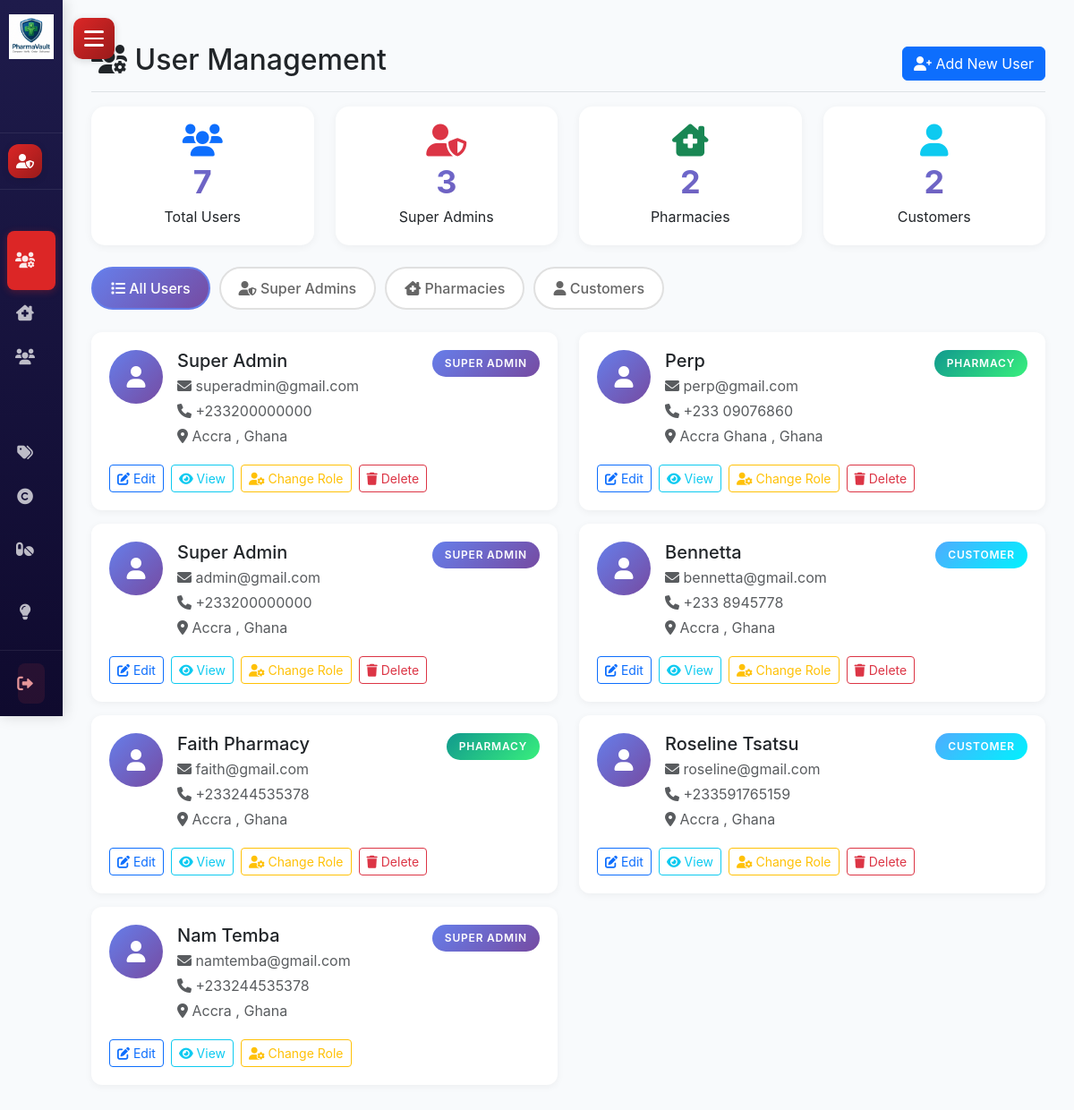
The page /admin/users.php (signed in) on the database its author committed.
### tables this page shows
CREATE TABLE `customer` (
  `customer_id` int(11) NOT NULL,
  `customer_name` varchar(100) NOT NULL,
  `customer_email` varchar(50) NOT NULL,
  `customer_pass` varchar(150) NOT NULL,
  `customer_country` varchar(30) NOT NULL,
  `customer_city` varchar(30) NOT NULL,
  `customer_contact` varchar(15) NOT NULL,
  `customer_image` varchar(100) DEFAULT NULL,
  `user_role` int(11) NOT NULL COMMENT '0=Super Admin, 1=Pharmacy Owner, 2=Customer'
);

### settings/db_class.php (called while the page is built, shortened)
<?php
class db_connection {
    public function db_connect() {
        try {
            $this->db = new mysqli(SERVER, USERNAME, PASSWD, DATABASE);
            return true;
        } catch (Exception $e) {
            error_log("Database connection error: " . $e->getMessage());
            die("Database connection failed. Please try again later.");
        }
    }
}

### classes/customer_class.php (called while the page is built, shortened)
<?php
require_once '../settings/db_class.php';
class Customer extends db_connection {
    public function getAllCustomers() {
        $sql = "SELECT customer_id, customer_name, customer_email, customer_country, customer_city, customer_contact, user_role FROM customer ORDER BY customer_id DESC";
        $result = $this->db->query($sql);
        $customers = [];
        if ($result) {
            while ($row = $result->fetch_assoc()) {
                $customers[] = $row;
            }
        }
        return $customers;
    }
    public function getAllUsersByRole($role) {
        try {
            $stmt = $this->db->prepare("SELECT * FROM customer WHERE user_role = ? ORDER BY customer_name ASC");
            $stmt->bind_param("i", $role);
            $stmt->execute();
            $result = $stmt->get_result();
            $users = [];
            while ($row = $result->fetch_assoc()) {
                $users[] = $row;
            }
            return $users;
        } catch (Exception $e) {
            error_log("Get users by role error: " . $e->getMessage());
            return [];
        }
    }
}

### admin/users.php (the view, shortened to what this page needs)
<?php
require_once('../settings/core.php');
require_once('../classes/customer_class.php');
$customer_obj = new Customer();
$all_users = $customer_obj->getAllCustomers();
$filter_role = isset($_GET['role']) ? intval($_GET['role']) : null;
$stats = [
    'total' => count($customer_obj->getAllCustomers()),
    'super_admin' => count($customer_obj->getAllUsersByRole(0)) + count($customer_obj->getAllUsersByRole(7)),
    'pharmacies' => count($customer_obj->getAllUsersByRole(1)),
    'customers' => count($customer_obj->getAllUsersByRole(2))
];
?>
<!DOCTYPE html>
<html lang="en">
<head>
    <link href="https://cdn.jsdelivr.net/npm/bootstrap@5.3.0/dist/css/bootstrap.min.css" rel="stylesheet">
    <link rel="stylesheet" href="https://cdnjs.cloudflare.com/ajax/libs/font-awesome/6.0.0/css/all.min.css">
    <link rel="stylesheet" href="../css/sidebar.css?v=2.5">
</head>
<body>
    <?php include '../view/components/sidebar_super_admin.php'; ?>
    <div class="main-content">
                <div class="d-flex justify-content-between flex-wrap flex-md-nowrap align-items-center pt-3 pb-2 mb-3 border-bottom">
                    <h1 class="h2"><i class="fas fa-users-cog"></i> User Management</h1>
                    <button class="btn btn-primary" onclick="addUser()">
                        <i class="fas fa-user-plus"></i> Add New User
                    </button>
                </div>
                <div class="row mb-4">
                    <div class="col-md-3">
                        <div class="stats-card">
                            <div class="stats-icon"><i class="fas fa-users text-primary" style="font-size: 36px;"></i></div>
                            <div class="stats-number"><?php echo $stats['total']; ?></div>
                            <div class="stats-label">Total Users</div>
                        </div>
                    </div>
                    <div class="col-md-3">
                        <div class="stats-card">
                            <div class="stats-icon"><i class="fas fa-user-shield text-danger" style="font-size: 36px;"></i></div>
                            <div class="stats-number"><?php echo $stats['super_admin']; ?></div>
                            <div class="stats-label">Super Admins</div>
                        </div>
                    </div>
                    <div class="col-md-3">
                        <div class="stats-card">
                            <div class="stats-icon"><i class="fas fa-clinic-medical text-success" style="font-size: 36px;"></i></div>
                            <div class="stats-number"><?php echo $stats['pharmacies']; ?></div>
                            <div class="stats-label">Pharmacies</div>
                        </div>
                    </div>
                    <div class="col-md-3">
                        <div class="stats-card">
                            <div class="stats-icon"><i class="fas fa-user text-info" style="font-size: 36px;"></i></div>
                            <div class="stats-number"><?php echo $stats['customers']; ?></div>
                            <div class="stats-label">Customers</div>
                        </div>
                    </div>
                </div>
                <div class="filter-tabs">
                    <a href="?role=" class="filter-tab <?php echo $filter_role === null ? 'active' : ''; ?>">
                        <i class="fas fa-list"></i> All Users
                    </a>
                    <a href="?role=0" class="filter-tab <?php echo $filter_role === 0 ? 'active' : ''; ?>">
                        <i class="fas fa-user-shield"></i> Super Admins
                    </a>
                    <a href="?role=1" class="filter-tab <?php echo $filter_role === 1 ? 'active' : ''; ?>">
                        <i class="fas fa-clinic-medical"></i> Pharmacies
                    </a>
                    <a href="?role=2" class="filter-tab <?php echo $filter_role === 2 ? 'active' : ''; ?>">
                        <i class="fas fa-user"></i> Customers
                    </a>
                </div>
                <div class="row">
                    <?php foreach ($all_users as $user): ?>
                        <div class="col-md-6">
                            <div class="user-card">
                                <div class="d-flex justify-content-between align-items-start">
                                    <div class="d-flex gap-3">
                                        <div>
                                            <?php if (isset($user['customer_image']) && $user['customer_image']): ?>
                                                <img src="../<?php echo htmlspecialchars($user['customer_image']); ?>"
                                                     style="width: 60px; height: 60px; border-radius: 50%; object-fit: cover;">
                                            <?php else: ?>
                                                <div style="width: 60px; height: 60px; border-radius: 50%; background: linear-gradient(135deg, #667eea, #764ba2); display: flex; align-items: center; justify-content: center; color: white; font-size: 24px;">
                                                    <i class="fas fa-user"></i>
                                                </div>
                                            <?php endif; ?>
                                        </div>
                                        <div>
                                            <h5 class="mb-1"><?php echo htmlspecialchars($user['customer_name']); ?></h5>
                                            <p class="mb-1 text-muted">
                                                <i class="fas fa-envelope"></i> <?php echo htmlspecialchars($user['customer_email']); ?>
                                            </p>
                                            <?php if ($user['customer_contact']): ?>
                                                <p class="mb-1 text-muted">
                                                    <i class="fas fa-phone"></i> <?php echo htmlspecialchars($user['customer_contact']); ?>
                                                </p>
                                            <?php endif; ?>
                                            <?php if ($user['customer_city']): ?>
                                                <p class="mb-1 text-muted">
                                                    <i class="fas fa-map-marker-alt"></i>
                                                    <?php echo htmlspecialchars($user['customer_city']); ?>
                                                    <?php if ($user['customer_country']): ?>
                                                        , <?php echo htmlspecialchars($user['customer_country']); ?>
                                                    <?php endif; ?>
                                                </p>
                                            <?php endif; ?>
                                        </div>
                                    </div>
                                    <div>
                                        <?php
                                        $role_class = '';
                                        $role_text = '';
                                        switch($user['user_role']) {
                                            case 0:
                                            case 7:
                                                $role_class = 'role-super-admin';
                                                $role_text = 'Super Admin';
                                                break;
                                            case 1:
                                                $role_class = 'role-pharmacy';
                                                $role_text = 'Pharmacy';
                                                break;
                                            case 2:
                                                $role_class = 'role-customer';
                                                $role_text = 'Customer';
                                                break;
                                        }
                                        ?>
                                        <span class="role-badge <?php echo $role_class; ?>">
                                            <?php echo $role_text; ?>
                                        </span>
                                    </div>
                                </div>
                                <div class="mt-3 d-flex gap-2">
                                    <button class="btn btn-sm btn-outline-primary" onclick="editUser(<?php echo $user['customer_id']; ?>)">
                                        <i class="fas fa-edit"></i> Edit
                                    </button>
                                    <button class="btn btn-sm btn-outline-info" onclick="viewUser(<?php echo $user['customer_id']; ?>)">
                                        <i class="fas fa-eye"></i> View
                                    </button>
                                    <button class="btn btn-sm btn-outline-warning" onclick="changeRole(<?php echo $user['customer_id']; ?>, <?php echo $user['user_role']; ?>)">
                                        <i class="fas fa-user-cog"></i> Change Role
                                    </button>
                                    <?php if ($user['customer_id'] != $_SESSION['user_id']): ?>
                                        <button class="btn btn-sm btn-outline-danger" onclick="deleteUser(<?php echo $user['customer_id']; ?>)">
                                            <i class="fas fa-trash"></i> Delete
                                        </button>
                                    <?php endif; ?>
                                </div>
                            </div>
                        </div>
                    <?php endforeach; ?>
                </div>
    </div>
</body>
</html>

### css/sidebar.css (style rules this page uses)
:root { --sidebar-width: 280px; --sidebar-collapsed-width: 70px; --hamburger-width: 60px; --transition-speed: 0.3s; --super-admin-bg-start: #1e1b4b; --super-admin-bg-end: #0f0a2e; --super-admin-accent: #dc2626; --super-admin-hover: #2d2560; --super-admin-text: #e0e7ff; --pharmacy-bg-start: #064e3b; --pharmacy-bg-end: #022c22; --pharmacy-accent: #10b981; --pharmacy-hover: #065f46; --pharmacy-text: #d1fae5; --customer-bg-start: #4c1d95; --customer-bg-end: #2e1065; --customer-accent: #8b5cf6; --customer-hover: #6d28d9; --customer-text: #e9d5ff; }
* { margin: 0; padding: 0; box-sizing: border-box; }
body { font-family: 'Inter', 'Segoe UI', Tahoma, Geneva, Verdana, sans-serif; background-color: #f8fafc; }
.role-badge { display: inline-block; padding: 0.3rem 0.7rem; border-radius: 16px; font-size: 0.65rem; font-weight: 600; text-transform: uppercase; letter-spacing: 0.8px; backdrop-filter: blur(10px); }
.main-content { margin-left: var(--sidebar-width); padding: 2rem; min-height: 100vh; transition: margin-left var(--transition-speed) ease; }
.sidebar.collapsed ~ .main-content { margin-left: var(--sidebar-collapsed-width); }
.mt-3 { margin-top: 1.5rem; }
.mb-1 { margin-bottom: 0.5rem; }
.mb-3 { margin-bottom: 1.5rem; }

### admin/users.php (style rules this page uses)
.user-card { background: white; border-radius: 12px; padding: 20px; margin-bottom: 15px; box-shadow: 0 2px 8px rgba(0,0,0,0.05); transition: all 0.3s; }
.role-badge { padding: 6px 14px; border-radius: 20px; font-size: 12px; font-weight: 600; }
.role-super-admin { background: linear-gradient(135deg, #667eea, #764ba2); color: white; }
.role-pharmacy { background: linear-gradient(135deg, #11998e, #38ef7d); color: white; }
.role-customer { background: linear-gradient(135deg, #4facfe, #00f2fe); color: white; }
.stats-card { background: white; border-radius: 15px; padding: 20px; text-align: center; box-shadow: 0 2px 10px rgba(0,0,0,0.05); }
.stats-number { font-size: 36px; font-weight: 700; background: linear-gradient(135deg, #667eea, #764ba2); -webkit-background-clip: text; -webkit-text-fill-color: transparent; }
.filter-tabs { display: flex; gap: 10px; margin-bottom: 25px; flex-wrap: wrap; }
.filter-tab { padding: 10px 20px; border-radius: 25px; border: 2px solid #e0e0e0; background: white; color: #666; text-decoration: none; font-weight: 500; transition: all 0.3s; }
.filter-tab.active { background: linear-gradient(135deg, #667eea, #764ba2); border-color: #667eea; color: white; }

### rows shown on the page
customer: customer_name "Super Admin", customer_email "superadmin@gmail.com", customer_contact "+233200000000", customer_city "Accra", customer_country "Ghana", user_role "SUPER ADMIN"
customer: customer_name "Perp", customer_email "perp@gmail.com", customer_contact "+233 09076860", customer_city "Accra Ghana", customer_country "Ghana", user_role "PHARMACY"
customer: customer_name "Super Admin", customer_email "admin@gmail.com", customer_contact "+233200000000", customer_city "Accra", customer_country "Ghana", user_role "SUPER ADMIN"
customer: customer_name "Bennetta", customer_email "bennetta@gmail.com", customer_contact "+233 8945778", customer_city "Accra", customer_country "Ghana", user_role "CUSTOMER"
customer: customer_name "Faith Pharmacy", customer_email "faith@gmail.com", customer_contact "+233244535378", customer_city "Accra", customer_country "Ghana", user_role "PHARMACY"
customer: customer_name "Roseline Tsatsu", customer_email "roseline@gmail.com", customer_contact "+233591765159", customer_city "Accra", customer_country "Ghana", user_role "CUSTOMER"
customer: customer_name "Nam Temba", customer_email "namtemba@gmail.com", customer_contact "+233244535378", customer_city "Accra", customer_country "Ghana", user_role "SUPER ADMIN"

### other values the page prints
$stats['total'] "7"
$stats['super_admin'] "3"
$stats['pharmacies'] "2"
$stats['customers'] "2"
